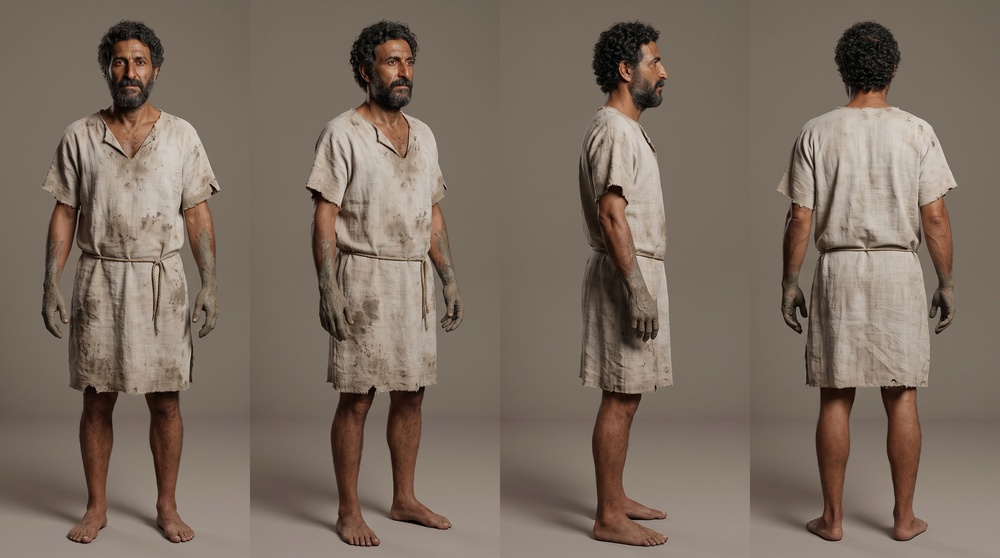
#> input picture films/genesis/01-the-seven-days-v2/stills/cast/brickmaker-turnaround.jpg, 1000 x 558 px, shrunk from 2752 x 1536 before the run
$ python edge_scan.py ../../01-the-seven-days-v2/stills/cast/brickmaker-turnaround.jpg
#> lines starting #> are read from the running program, lines starting #| are printed output that depends on the picture
#!/usr/bin/env python3
"""Scan keyframes for black side bars and flat bands (VIDEO-METHODS lessons 14 and 15).

Flags any image whose outer 2 percent strip on a side is near black, or which has a run of rows or
columns with almost no detail (a seam or a faded band the image models sometimes leave).

    python3 films/genesis/03-the-fall-v2/edit/edge_scan.py films/genesis/03-the-fall-v2/stills/movement/*.jpg
"""
import sys

import numpy as np
from PIL import Image


def scan(path):
    a = np.asarray(Image.open(path).convert("L"), dtype=np.float32)
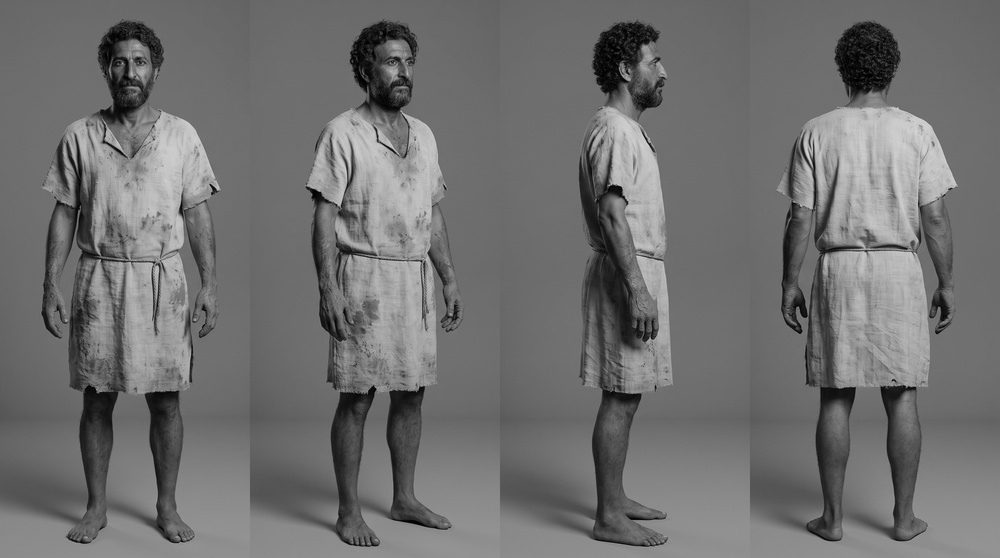
#> a: shape (558, 1000) float32; min 0, max 214, mean 112.2
    h, w = a.shape
#> h = 558; w = 1000
    out = []
    m = max(4, int(0.02 * min(h, w)))
#> m = 11
    for side, strip in (("left", a[:, :m]), ("right", a[:, -m:]), ("top", a[:m]), ("bottom", a[-m:])):
        if strip.mean() < 12 and strip.std() < 6:
            out.append(f"black bar {side}")
#> this loop made 4 passes
#> side on passes 1 to 4: 'left', 'right', 'top', 'bottom'
#> after the loop, out = []
    rows = np.abs(np.diff(a, axis=1)).mean(axis=1)
#> rows = 558 values, max 7.84 at index 147, min 0.176 at index 10, mean 3.92
    cols = np.abs(np.diff(a, axis=0)).mean(axis=0)
#> cols = 1000 values, max 7.8 at index 643, min 0.226 at index 965, mean 2.85
    for name, prof, n in (("rows", rows, h), ("cols", cols, w)):
        flat = prof < 0.6
        run = best = 0
        for f in flat:
            run = run + 1 if f else 0
            best = max(best, run)
        if best > 0.06 * n:
            out.append(f"flat band in {name} ({best} px)")
#> this loop made 2 passes
#> (name, n) on passes 1 to 2: ('rows', 558), ('cols', 1000)
#> after the loop, out = ['flat band in cols (113 px)']
    return out


if __name__ == "__main__":
    bad = 0
    for p in sys.argv[1:]:
        r = scan(p)
#> r = ['flat band in cols (113 px)']
        if r:
            bad += 1
            print(p.split("/")[-1], "; ".join(r))
#| brickmaker-turnaround.jpg flat band in cols (113 px)
    print(f"{bad} of {len(sys.argv) - 1} flagged")

$ run again, on films/genesis/01-the-seven-days-v2/stills/cast/shot-07.jpg
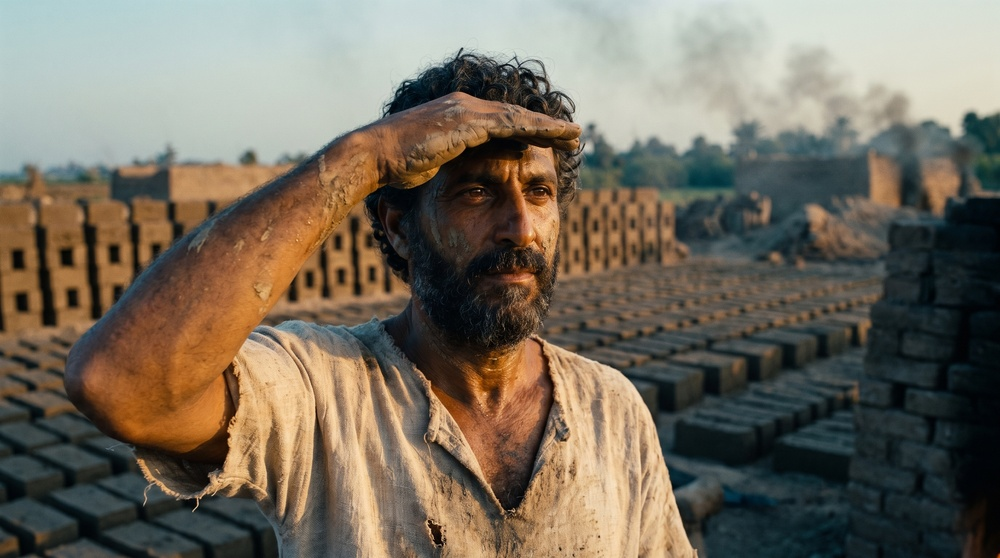
#> input picture films/genesis/01-the-seven-days-v2/stills/cast/shot-07.jpg, 1000 x 558 px, shrunk from 2752 x 1536 before the run
#> in scan, `a = np.asarray(Image.open(path).convert("L"), dtype=np.float32)`:
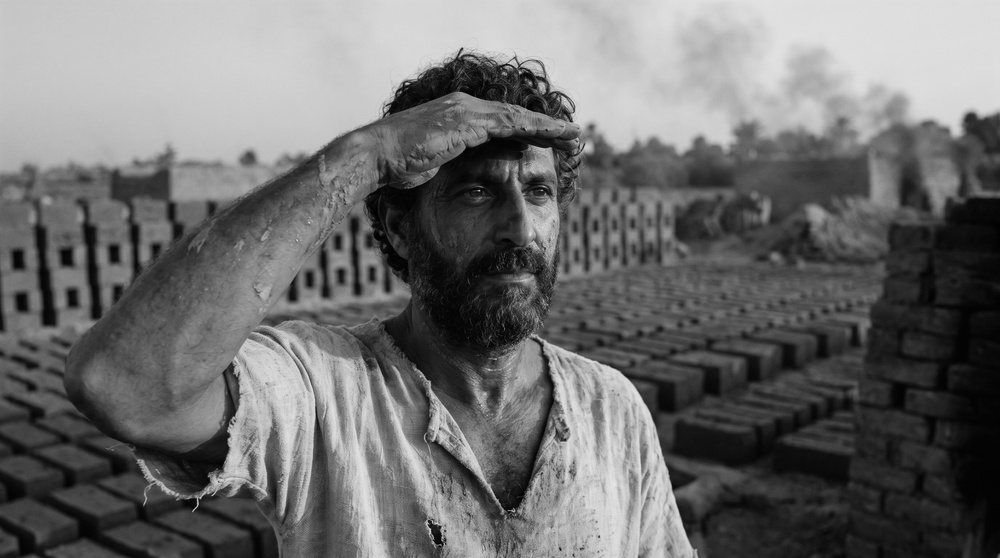
#> a: shape (558, 1000) float32; min 0, max 230, mean 109.8
#> the loop in scan, `for side, strip in (("left", a[:, :m]), ("right", a[:, -m:]), ("top", ..` made 4 passes
#> side on passes 1 to 4: 'left', 'right', 'top', 'bottom'
#> after the loop in scan, `for side, strip in (("left", a[:, :m]), ("right", a[:, -m:]), ("top", ..`: out = []
#> rows = 558 values, max 7.87 at index 493, min 0.355 at index 6, mean 4.58
#> cols = 1000 values, max 11.79 at index 541, min 1.18 at index 993, mean 4.11
#> the loop in scan, `for name, prof, n in (("rows", rows, h), ("cols", cols, w)):` made 2 passes
#> (name, n) on passes 1 to 2: ('rows', 558), ('cols', 1000)
#> after the loop in scan, `for name, prof, n in (("rows", rows, h), ("cols", cols, w)):`: out = ['flat band in rows (47 px)']
#| shot-07.jpg flat band in rows (47 px)
